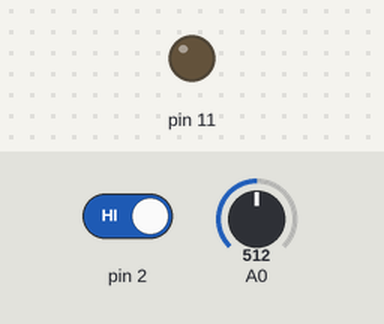
Recording of a sketch running on a simulated Arduino Uno, built with avr-gcc and run on an emulated ATmega328P. On the bench: output pins drawn as LEDs (lit = HIGH). Inputs (shaded band) come from the test bench; at power-on: pin 2 HIGH, A0 = 512. What the sketch prints to the serial monitor is not drawn.

Above: at 1.2 s.
1.3 s: pin 2 driven LOW
At 2.5 s:
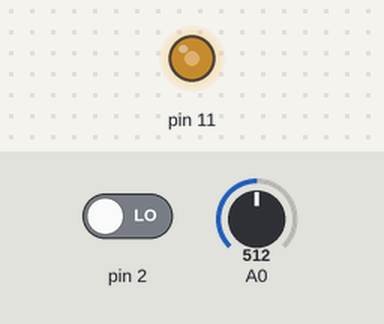
2.8 s: A0 set to 716
At 3.4 s:
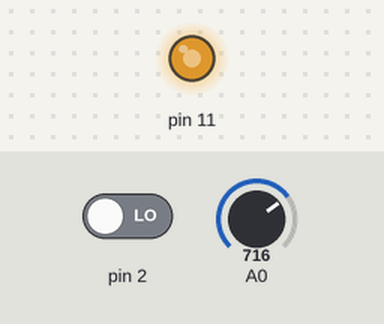
4.3 s: A0 set to 900
At 4.6 s:
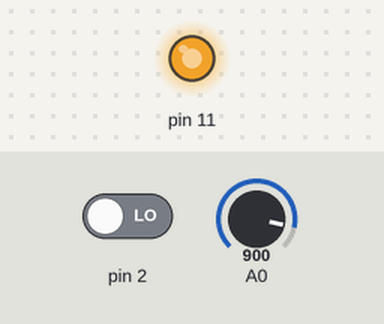
5.8 s: A0 set to 0
At 7.0 s:
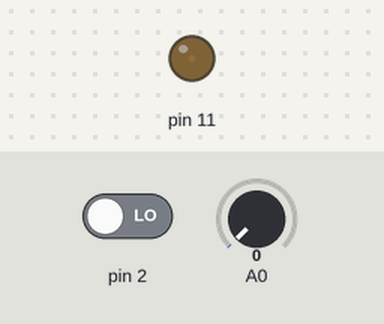
Timing chart, 0 to 8.3 s (numbered marks = the images above; inputs shaded):
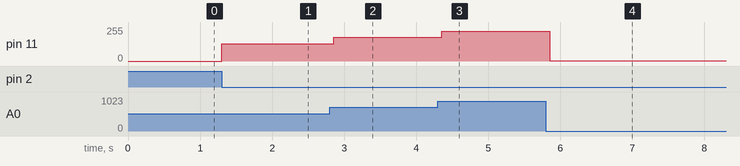

Measured:
- after the input at 1.3 s, pin 11: 0/255 → 128/255 at once
- after the input at 2.8 s, pin 11: 128/255 → 178/255 after 0.05 s
- after the input at 4.3 s, pin 11: 178/255 → 224/255 after 0.05 s
- after the input at 5.8 s, pin 11: 224/255 → 1/255 after 0.05 s

The sketch:

voice.ino
```cpp
void setup() {
  // put your setup code here, to run once:
  Serial.begin(9600);
  pinMode(2,INPUT);
  pinMode(A0,INPUT);
  pinMode(11, OUTPUT);
}

void loop() {
 int astate = analogRead(A0);
  int dstate = digitalRead(2);
  if(dstate==0){
    Serial.print("数字接口：");
    Serial.println(dstate);
    Serial.print("模拟接口：");
    Serial.println(astate);
    analogWrite(11,(map(astate, 1, 1023, 1, 255)));
  }
else {
    digitalWrite(11,LOW);
  }
}
```
